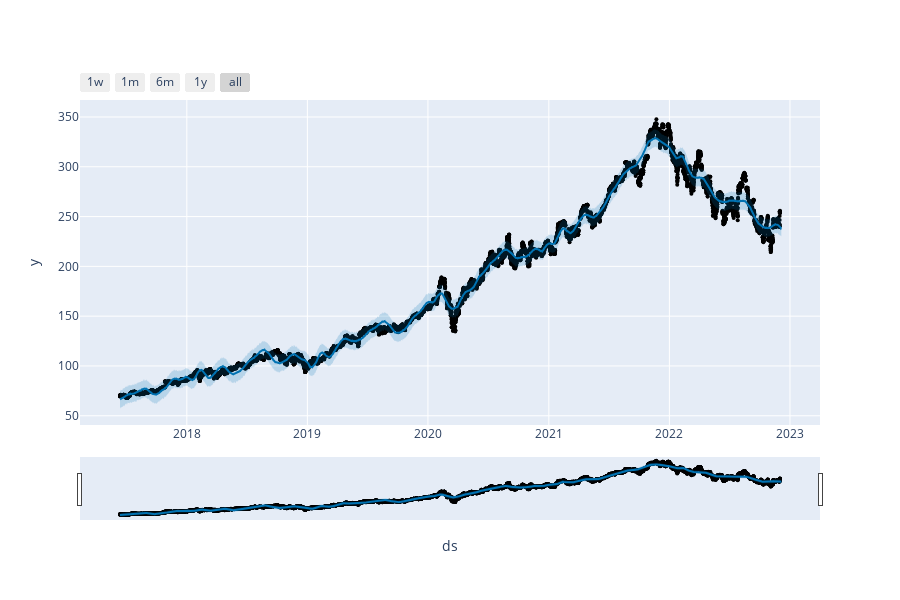

Notebook code for this chart:
### Code cell
# Python
from prophet.plot import plot_plotly, plot_components_plotly

plot_plotly(m, forecast)

### Figure 1 — Plotly figure (JSON) as saved in the notebook; plotly's stock layout.template omitted (floating-point values rounded to 4 significant figures; data arrays with more than 128 entries replaced by an {"elided": "..."} marker saying what was removed)
{"data": [{"marker": {"color": "black", "size": 4}, "mode": "markers", "name": "Actual", "type": "scatter", "x": {"elided": "10000 str values"}, "y": {"elided": "10000 float values"}}, {"hoverinfo": "skip", "line": {"width": 0}, "mode": "lines", "type": "scatter", "x": {"elided": "10004 str values"}, "y": {"elided": "10004 float values"}}, {"fill": "tonexty", "fillcolor": "rgba(0, 114, 178, 0.2)", "line": {"color": "#0072B2", "width": 2}, "mode": "lines", "name": "Predicted", "type": "scatter", "x": {"elided": "10004 str values"}, "y": {"elided": "10004 float values"}}, {"fill": "tonexty", "fillcolor": "rgba(0, 114, 178, 0.2)", "hoverinfo": "skip", "line": {"width": 0}, "mode": "lines", "type": "scatter", "x": {"elided": "10004 str values"}, "y": {"elided": "10004 float values"}}], "layout": {"height": 600, "showlegend": false, "width": 900, "xaxis": {"rangeselector": {"buttons": [{"count": 7, "label": "1w", "step": "day", "stepmode": "backward"}, {"count": 1, "label": "1m", "step": "month", "stepmode": "backward"}, {"count": 6, "label": "6m", "step": "month", "stepmode": "backward"}, {"count": 1, "label": "1y", "step": "year", "stepmode": "backward"}, {"step": "all"}]}, "rangeslider": {"visible": true}, "title": {"text": "ds"}, "type": "date"}, "yaxis": {"title": {"text": "y"}}}}
